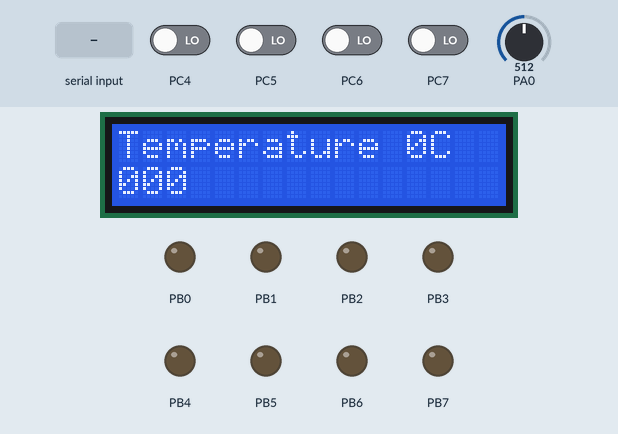
A program run on a simulated ATmega16, built with avr-gcc and emulated at 1.4756 MHz. Parts: 16×2 character LCD, output pins drawn as LEDs (lit = HIGH). Wiring (inferred from the names in the program): character LCD (HD44780): RS PD6; R/W PD5; E PD7; data PC0, PC1, PC2, PC3. Inputs (shaded band) come from the test bench; at power-on: PC4–7 LOW, PA0 = 512. Pins used as bus, display or sensor lines are not drawn; what the program prints to the serial monitor is not drawn.

Above: at 1.2 s.
1.3 s: "X\n" received over Serial
At 1.7 s:
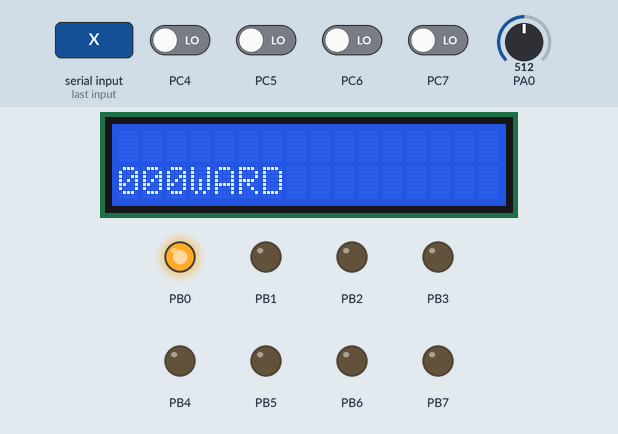
2.8 s: byte 89 ('Y') received over Serial
At 3.6 s:
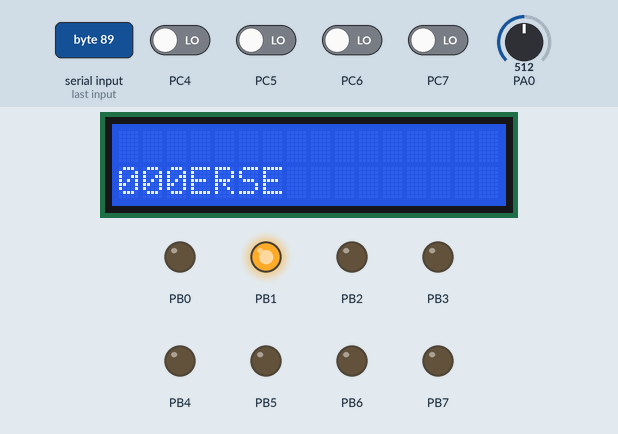
4.4 s: PA0 set to 463
At 5.7 s:
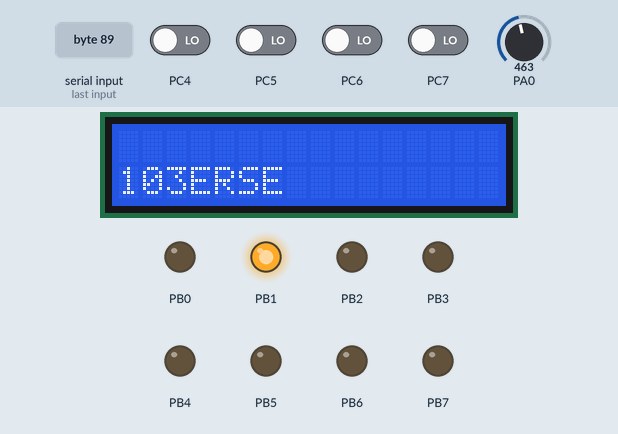
6.0 s: PA0 set to 447
At 6.8 s:
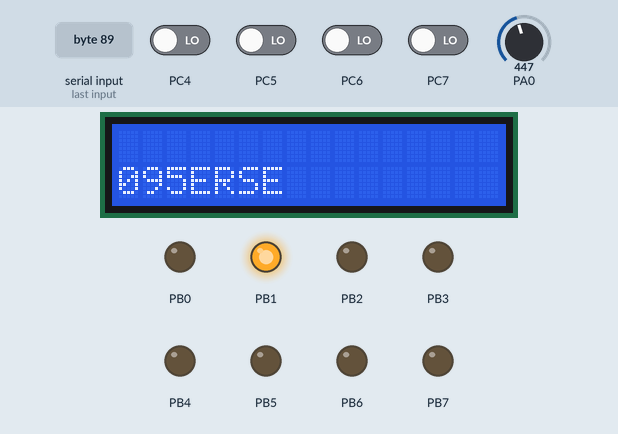
7.7 s: byte 88 ('X') received over Serial
At 7.82 s:
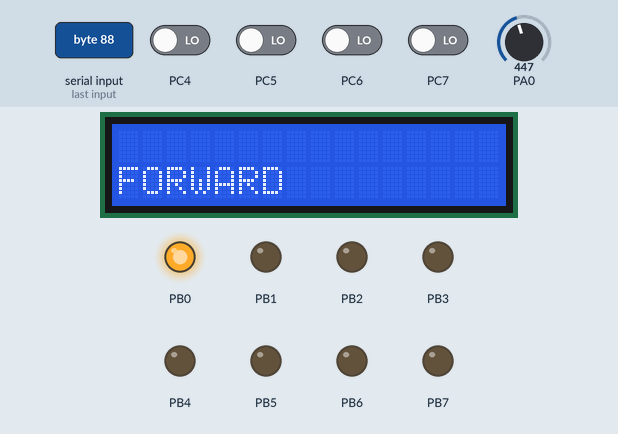
9.4 s: PA0 set to 511
At 10.2 s:
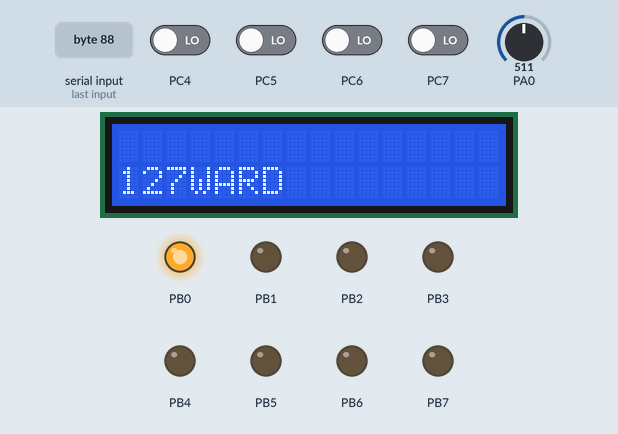
Timing chart, 0 to 12.0 s (numbered marks = the images above; inputs shaded):
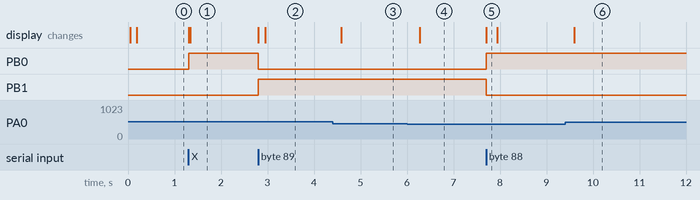

Measured:
- after the input at 1.3 s, PB0: LOW → HIGH at once; the display: first changes at once (image 1 shows a later state)
- after the input at 2.8 s, PB0: HIGH → LOW at once; PB1: LOW → HIGH at once; the display: first changes at once (image 2 shows a later state)
- after the input at 4.4 s, the display: changes after 0.18 s (image 3)
- after the input at 6.0 s, the display: changes after 0.28 s (image 4)
- after the input at 7.7 s, PB0: LOW → HIGH at once; PB1: HIGH → LOW at once; the display: changes at once (image 5)
- after the input at 9.4 s, the display: changes after 0.20 s (image 6)

The program:

ATMEGA_READ_WRITE_LABVIEW.c
```c
#include<avr/io.h>
#include<util/delay.h>
#include"lcd.h"
#include"string.h"
#include<stdlib.h>
#include <avr/interrupt.h>

void delay(uint16_t count)
{
	uint16_t i;
	for(i=0;i<count;i++)
	_delay_ms(1);
}
void main()
{
	uint16_t adc_val;
	uint8_t FSR1;
	DDRB=0xFF;
	InitLCD(0);
	USARTInit(51);
	InitADC();
	LCDClear();
	LCDWriteString("Temperature");
	LCDWriteStringXY(0,1,"Monitoring Node");
	char arr[10];
	delay(20);

	LCDClear();
	LCDWriteString("Temperature 0C");
	 sei();
	while(1)
	{
	 	char adc_val=ReadADC(0);
		FSR1=adc_val/2;
     	        delay(100);
		write("FSR1:");
		itoa(FSR1,arr,10);
		write(arr);
		USARTWriteChar('\n');
		LCDWriteIntXY(0,1,FSR1,3);
	 	delay(100);


       }
 }

 ISR(USART_RXC_vect)
	{
       char data= USARTReadChar();
	if(data=='X')
	   {
	    LCDClear();
	 	PORTB=0b00000001;
		LCDWriteStringXY(0,1,"FORWARD");
	   }
	else if(data=='Y')
	   {
		LCDClear();
	 	PORTB=0b00000010;
		LCDWriteStringXY(0,1,"REVERSE");
		}
    }

ISR(USART_TXC_vect)
		{
		cli();
		}
```

adc.c
```c
#include<avr/io.h>

void InitADC()
{
ADMUX=(1<<REFS0);// For Aref=AVcc;
ADCSRA=(1<<ADEN)|(7<<ADPS0);
}

uint16_t ReadADC(uint8_t ch)
{
	//Select ADC Channel ch must be 0-7
	ADMUX&=0xf8;
	ch=ch&0b00000111;
	ADMUX|=ch;

	//Start Single conversion
	ADCSRA|=(1<<ADSC);

	//Wait for conversion to complete
	while(!(ADCSRA & (1<<ADIF)));

	//Clear ADIF by writing one to it
	ADCSRA|=(1<<ADIF);
	return(ADC);
}
```

myutils.h
```c
#ifndef MYUTILS_H
 #define MYUTILS_H

 #define _CONCAT(a,b) a##b
 #define PORT(x) _CONCAT(PORT,x)
 #define PIN(x) _CONCAT(PIN,x)
 #define DDR(x) _CONCAT(DDR,x)

#endif
```

usart_lib.c
```c
#include<avr/io.h>
#include<util/delay.h>
#include"lcd.h"

#define EOT '%'
#define SOT '^'


void USARTInit(uint16_t ubrr_value)
{

   //Set Baud rate

   UBRRL = ubrr_value;
   UBRRH = (ubrr_value>>8);

   /*Set Frame Format


   >> Asynchronous mode
   >> No Parity
   >> 1 StopBit

   >> char size 8

   */

   UCSRC=(1<<URSEL)|(3<<UCSZ0);


   //Enable The receiver and transmitter

   UCSRB=(1<<RXEN)|(1<<TXEN)|(1<<RXCIE)|(1<<TXCIE);


}


//This function is used to read the available data
//from USART. This function will wait untill data is
//available.
char USARTReadChar()
{
   //Wait untill a data is available

   while(!(UCSRA & (1<<RXC)))
   {
      //Do nothing
   }

   //Now USART has got data from host
   //and is available is buffer

   return UDR;
}


//This fuction writes the given "data" to
//the USART which then transmit it via TX line
void USARTWriteChar(char data)
{
   //Wait untill the transmitter is ready

   while(!(UCSRA & (1<<UDRE)))
   {
      //Do nothing
   }

   //Now write the data to USART buffer

   UDR=data;
}


void USARTWriteInt(int val,unsigned int field_length)
{
	/***************************************************************
	This function writes a integer type value to LCD module

	Arguments:
	1)int val	: Value to print

	2)unsigned int field_length :total length of field in which the value is printed
	must be between 1-5 if it is -1 the field length is no of digits in the val

	****************************************************************/

	char str[5]={0,0,0,0,0};
	int i=4,j=0;
	while(val)
	{
	str[i]=val%10;
	val=val/10;
	i--;
	}
	if(field_length==-1)
		while(str[j]==0) j++;
	else
		j=5-field_length;

	if(val<0) USARTWriteChar('-');
	for(i=j;i<5;i++)
	{
	USARTWriteChar(48+str[i]);
	//USARTWriteChar(48+str[i]);
	for(i=0;i<4;i++)
	{
	_delay_ms(10);
	}
}}

void write(char *data)
{
	//USARTWriteChar('#');
	//USARTWriteChar(3);
	//USARTWriteChar(1);
	while(*data)
	USARTWriteChar(*data++);
	//USARTWriteChar('\n');
	//USARTWriteInt(data,2);
	//while(*data) USARTWriteChar(*data++);
}
```

lcd.c
```c
#include <avr/io.h>
#include <inttypes.h>

#ifndef F_CPU
	#define F_CPU 1475600UL
#endif

#include <util/delay.h>

#include "lcd.h"


#define LCD_DATA_PORT 	PORT(LCD_DATA)
#define LCD_E_PORT 	PORT(LCD_E)
#define LCD_RS_PORT 	PORT(LCD_RS)
#define LCD_RW_PORT 	PORT(LCD_RW)

#define LCD_DATA_DDR 	DDR(LCD_DATA)
#define LCD_E_DDR 	DDR(LCD_E)
#define LCD_RS_DDR 	DDR(LCD_RS)
#define LCD_RW_DDR 	DDR(LCD_RW)

#define LCD_DATA_PIN	PIN(LCD_DATA)

#define SET_E() (LCD_E_PORT|=(1<<LCD_E_POS))
#define SET_RS() (LCD_RS_PORT|=(1<<LCD_RS_POS))
#define SET_RW() (LCD_RW_PORT|=(1<<LCD_RW_POS))

#define CLEAR_E() (LCD_E_PORT&=(~(1<<LCD_E_POS)))
#define CLEAR_RS() (LCD_RS_PORT&=(~(1<<LCD_RS_POS)))
#define CLEAR_RW() (LCD_RW_PORT&=(~(1<<LCD_RW_POS)))


void LCDByte(uint8_t c,uint8_t isdata)
{
//Sends a byte to the LCD in 4bit mode
//cmd=0 for data
//cmd=1 for command


//NOTE: THIS FUNCTION RETURS ONLY WHEN LCD HAS PROCESSED THE COMMAND

uint8_t hn,ln;			//Nibbles
uint8_t temp;

hn=c>>4;
ln=(c & 0x0F);

if(isdata==0)
	CLEAR_RS();
else
	SET_RS();

_delay_us(0.500);		//tAS

SET_E();

//Send high nibble

temp=(LCD_DATA_PORT & 0XF0)|(hn);
LCD_DATA_PORT=temp;

_delay_us(1);			//tEH

//Now data lines are stable pull E low for transmission

CLEAR_E();

_delay_us(1);

//Send the lower nibble
SET_E();

temp=(LCD_DATA_PORT & 0XF0)|(ln);

LCD_DATA_PORT=temp;

_delay_us(1);			//tEH

//SEND

CLEAR_E();

_delay_us(1);			//tEL

LCDBusyLoop();
}

void LCDBusyLoop()
{
	//This function waits till lcd is BUSY

	uint8_t busy,status=0x00,temp;

	//Change Port to input type because we are reading data
	LCD_DATA_DDR&=0xF0;

	//change LCD mode
	SET_RW();		//Read mode
	CLEAR_RS();		//Read status

	//Let the RW/RS lines stabilize

	_delay_us(0.5);		//tAS


	do
	{

		SET_E();

		//Wait tDA for data to become available
		_delay_us(0.5);

		status=LCD_DATA_PIN;
		status=status<<4;

		_delay_us(0.5);

		//Pull E low
		CLEAR_E();
		_delay_us(1);	//tEL

		SET_E();
		_delay_us(0.5);

		temp=LCD_DATA_PIN;
		temp&=0x0F;

		status=status|temp;

		busy=status & 0b10000000;

		_delay_us(0.5);
		CLEAR_E();
		_delay_us(1);	//tEL
	}while(busy);

	CLEAR_RW();		//write mode
	//Change Port to output
	LCD_DATA_DDR|=0x0F;

}

void InitLCD(uint8_t style)
{
	/*****************************************************************

	This function Initializes the lcd module
	must be called before calling lcd related functions

	Arguments:
	style = LS_BLINK,LS_ULINE(can be "OR"ed for combination)
	LS_BLINK :The cursor is blinking type
	LS_ULINE :Cursor is "underline" type else "block" type

	*****************************************************************/

	//After power on Wait for LCD to Initialize
	_delay_ms(30);

	//Set IO Ports
	LCD_DATA_DDR|=(0x0F);
	LCD_E_DDR|=(1<<LCD_E_POS);
	LCD_RS_DDR|=(1<<LCD_RS_POS);
	LCD_RW_DDR|=(1<<LCD_RW_POS);

	LCD_DATA_PORT&=0XF0;
	CLEAR_E();
	CLEAR_RW();
	CLEAR_RS();

	//Set 4-bit mode
	_delay_us(0.3);	//tAS

	SET_E();
	LCD_DATA_PORT|=(0b00000010); //[B] To transfer 0b00100000 i was using LCD_DATA_PORT|=0b00100000
	_delay_us(1);
	CLEAR_E();
	_delay_us(1);

	//Wait for LCD to execute the Functionset Command
	LCDBusyLoop();                                    //[B] Forgot this delay

	//Now the LCD is in 4-bit mode

	LCDCmd(0b00001100|style);	//Display On
	LCDCmd(0b00101000);			//function set 4-bit,2 line 5x7 dot format
}
void LCDWriteString(const char *msg)
{
	/*****************************************************************

	This function Writes a given string to lcd at the current cursor
	location.

	Arguments:
	msg: a null terminated string to print


	*****************************************************************/
 while(*msg!='\0')
 {
	LCDData(*msg);
	msg++;
 }
}

void LCDWriteInt(int val,unsigned int field_length)
{
	/***************************************************************
	This function writes a integer type value to LCD module

	Arguments:
	1)int val	: Value to print

	2)unsigned int field_length :total length of field in which the value is printed
	must be between 1-5 if it is -1 the field length is no of digits in the val

	****************************************************************/

	char str[5]={0,0,0,0,0};
	int i=4,j=0;
	while(val)
	{
	str[i]=val%10;
	val=val/10;
	i--;
	}
	if(field_length==-1)
		while(str[j]==0) j++;
	else
		j=5-field_length;

	if(val<0) LCDData('-');
	for(i=j;i<5;i++)
	{
	LCDData(48+str[i]);
	}
}
void LCDGotoXY(uint8_t x,uint8_t y)
{
 if(x<40)
 {
  if(y) x|=0b01000000;
  x|=0b10000000;
  LCDCmd(x);
  }
}
```

lcd.h
```c
#include <avr/io.h>

#ifndef F_CPU
	#define F_CPU 1475600UL
#endif

#include <util/delay.h>

#include "myutils.h"

#ifndef _LCD_H
#define _LCD_H
/*_________________________________________________________________________________________*/

/************************************************
	LCD CONNECTIONS
*************************************************/

#define LCD_DATA C	//Port PC0-PC3 are connected to D4-D7

#define LCD_E D 		//Enable OR strobe signal
#define LCD_E_POS	PD7	//Position of enable in above port

#define LCD_RS D
#define LCD_RS_POS 	PD6

#define LCD_RW D
#define LCD_RW_POS 	PD5


//************************************************

#define LS_BLINK 0B00000001
#define LS_ULINE 0B00000010


/***************************************************
			F U N C T I O N S
****************************************************/


void InitLCD(uint8_t style);
void LCDWriteString(const char *msg);
void LCDWriteInt(int val,unsigned int field_length);
void LCDGotoXY(uint8_t x,uint8_t y);

//Low level
#define LCDCmd(c) (LCDByte(c,0))
#define LCDData(d) (LCDByte(d,1))

void LCDBusyLoop();


/***************************************************
			F U N C T I O N S     E N D
****************************************************/


/***************************************************
	M A C R O S
***************************************************/
#define LCDClear() LCDCmd(0b00000001)
#define LCDHome() LCDCmd(0b00000010);

#define LCDWriteStringXY(x,y,msg) {\
 LCDGotoXY(x,y);\
 LCDWriteString(msg);\
}

#define LCDWriteIntXY(x,y,val,fl) {\
 LCDGotoXY(x,y);\
 LCDWriteInt(val,fl);\
}
/***************************************************/


/*_________________________________________________________________________________________*/
#endif
```
